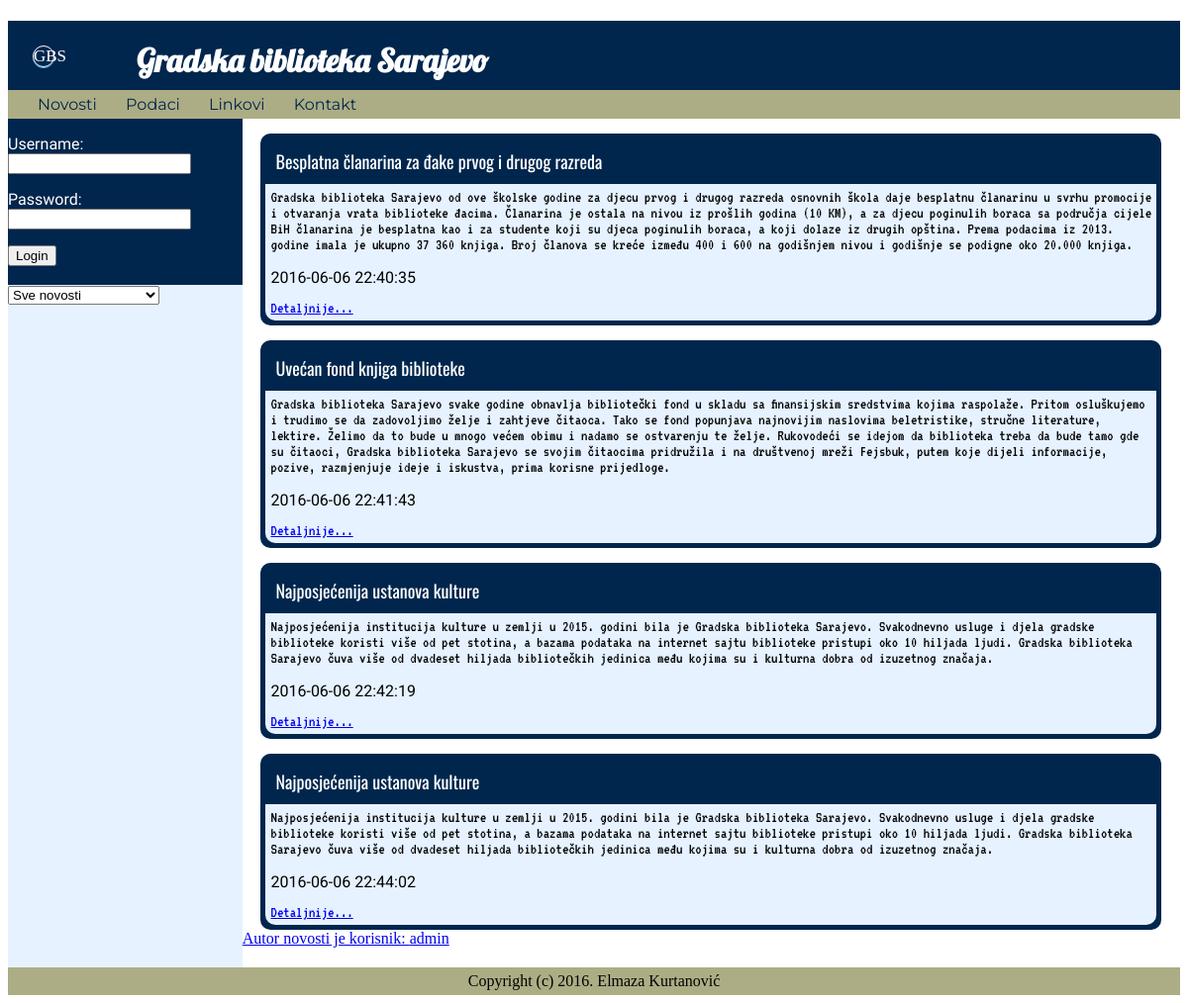
The app's page /index.php?vijest=12 with its own data.
### tables this page shows
CREATE TABLE IF NOT EXISTS `novosti` (
  `id` int(11) NOT NULL AUTO_INCREMENT,
  `naslov` varchar(100) NOT NULL,
  `tekst` text NOT NULL,
  `idAutora` int(11) NOT NULL,
  `vrijeme` datetime NOT NULL,
  `otvoren` tinyint(1) NOT NULL,
  PRIMARY KEY (`id`),
  KEY `idAutora` (`idAutora`)
);

CREATE TABLE IF NOT EXISTS `autori` (
  `id` int(11) NOT NULL AUTO_INCREMENT,
  `username` varchar(50) NOT NULL,
  `password` varchar(50) NOT NULL,
  PRIMARY KEY (`id`)
);

### index.php (the view, shortened to what this page needs)
<!DOCTYPE html>
<html>
 <head>
  <link rel="stylesheet" type="text/css" href="stil.css">
 </head>
 <body>
  <div id="okvir">
   <div id="zaglavlje">
   <div class="wrapper">
     <div class="circle">
         <span id="text">GBS</span>
     </div>
 </div>
    <h1>Gradska biblioteka Sarajevo</h1>
	</div>
   <div id="meni">
    <ul>
     <li><a href="index.php">Novosti </a></li>
	 <li><a href="podaci.php">Podaci </a></li>
	 <li><a href="link.php">Linkovi </a></li>
	 <li><a href="kontakt.php">Kontakt </a></li>
    </ul>
   </div>
  <div id="novosti">
    <?php
        $veza = new PDO("mysql:dbname=biblioteka_baza;host=localhost;charset=utf8", "root", "");
        $veza->setAttribute(PDO::ATTR_ERRMODE, PDO::ERRMODE_EXCEPTION);
        if(isset($_GET['komentarNovost']) && $_GET['komentarNovost']!= '' ) {
	        $tekst = $_GET['komentarNovost'];
	        $novost = $_GET['idNovosti'];
	        $rezultat = $veza->exec("INSERT INTO komentari SET tekst = '$tekst', vrijeme = NOW(), idNovosti = '$novost'");
		}
        else $rezultat = $veza->query("select id, naslov, tekst, vrijeme, idAutora, otvoren from novosti");
        if(isset($_GET['komentarKomentar']) && $_GET['komentarKomentar'] != '') {
	        $tekst = $_GET['komentarKomentar'];
	        $novost = $_GET['idNovosti'];
	        $komentar = $_GET['idKomentara'];
	        $rezultatkom = $veza->exec("INSERT INTO komentari SET tekst = '$tekst', vrijeme = NOW(), komentarKomentara = '$komentar', idNovosti = '$novost'");
		}
        else $rezultat = $veza->query("select id, naslov, tekst, vrijeme, idAutora, otvoren from novosti");
        foreach($rezultat as $novost) {
	        $id = $novost['id'];
	        $idAutora = $novost['idAutora'];
	        $usernameAutor = "";
	        $rezultat4 = $veza->query("select username from autori where id = '$idAutora'");
	        foreach($rezultat4 as $usernameAutora) {
		        $usernameAutor = $usernameAutora['username'];
			}
		    print "<div class=\"okvir2\">";
		    print "<div class=\"novost1\">".$novost['naslov']."</div>";
		    print "<div class=\"tekstnovosti\">".$novost['tekst']. "<br><br>";
 		    print "<p class=\"datum\"></p><div class=\"vrijemeobjave\">".$novost['vrijeme']. "</div><br><br>";
		    print "<a href='index.php?vijest=$id'>Detaljnije...</a></div>";
            print " </div>";
            if(isset($_GET['vijest']) || isset($_GET['komentarNovost']) || isset($_GET['komentarKomentar'])) {
		        if(isset($_GET['vijest'])) $ID = $_GET['vijest'];
		        if($ID == $id) {
			        print "<a class=\"autor\" href='index.php?autor=$idAutora'> Autor novosti je korisnik: ".$usernameAutor."</a>";
				}
			}
		}
    ?>
  </div>
   <div id="lijevi">
        <div class="addnews">
        <?php
        if(!isset($_SESSION['loggedIn'])){
            print("
            <form class='loginforma' method='post'>
            <p class='username'>
            <label for'username'>Username:</label>
            <input name='username' type=text class='username' placeholder='' id='headlinearea' required/>
            </p>
            <p class='password'>
            <label for='password'>Password:</label>
            <input name='password' type=password class='password' placeholder='' id='headlinearea' required/>
            </p>
             <input type='submit' value='Login' id='loginbutton' name='loginbutton' />
            <br><br>
          </form>");
		}
        ?>
   <div class="Pretraga">
		<select id="izbornik" onchange="prikazi()">
			<option value="sve">Sve novosti</option>
		</select>
	</div>
   <br><br>
	</div>
   </div>
   <div id="podnozje">
    <p>Copyright (c) 2016. Elmaza Kurtanović</p>
   </div>
  </div>
 </body>
</html>

### stil.css (style rules this page uses)
body { background : white; }
#okvir { width : 100%; background : #e6f2ff; }
#zaglavlje { background : #00264d; height : 70px; }
.wrapper { position: absolute; margin : 25px; text-align: center; width: 20px; height: 20px; }
.circle { border-radius: 100%; width: 20px; height: 20px; border: 1px solid white; display: block; box-shadow: 0px 1px 0.5px #32AAEE; cursor: pointer; }
#text { font: Arial; font-size: 17px; color: white; }
h1 { text-indent : 130px; font-family : Lobster; color : white; padding-top : 20px; }
#meni { padding : 5px 5px; background : #adad85; }
#meni ul { margin : 0; padding : 0; }
#meni li { display : inline; padding-left : 25px; }
#meni li a { text-decoration : none; color : #00264d; font-family : Montserrat; }
.okvir2 { background : #00264d; width : 95%; border-radius : 10px; margin-left : auto; margin-right : auto; margin-top : 15px; color : white; padding : 5px; }
.novost1 { font-size : large; font-family : Oswald; padding : 10px; }
.tekstnovosti { overflow : auto; background : #e6f2ff; font-family : VT323; border-bottom-right-radius : 10px; border-bottom-left-radius : 10px; color : black; padding : 5px; }
.vrijemeobjave { font-family : Roboto; font-style : bold; float : left; }
#novosti { float: right; width : 80%; padding : 0; background: white; padding-bottom: 20px; }
#lijevi { clear: left; float : left; width : 20%; padding : 0; font-family : Dosis; }
#podnozje { clear : both; padding : 5px 10px; text-align : center; background : #adad85; color: black; }
#podnozje p { margin : 0; }
form { display: inline-block; margin-left: auto; margin-right: auto; text-align: left; background : #00264d; color : white; }

### records on screen
novosti: naslov "Besplatna članarina za đake prvog i drugog razreda", tekst "Gradska biblioteka Sarajevo od ove školske godine za djecu prvog i drugog razreda osnovnih škola daje besplatnu članarinu u svrhu promocije i otvaranja vrata biblioteke đacima. Članarina je ostala na nivou iz prošlih godina (10 KM), a za djecu poginulih boraca sa područja cijele BiH članarina je besplatna kao i za studente koji su djeca poginulih boraca, a koji dolaze iz drugih opština. Prema podacima iz 2013. godine imala je ukupno 37 360 knjiga. Broj članova se kreće između 400 i 600 na godišnjem nivou i godišnje se podigne oko 20.000 knjiga.", vrijeme "2016-06-06 22:40:35"
novosti: naslov "Uvećan fond knjiga biblioteke", tekst "Gradska biblioteka Sarajevo svake godine obnavlja bibliotečki fond u skladu sa finansijskim sredstvima kojima raspolaže. Pritom osluškujemo i trudimo se da zadovoljimo želje i zahtjeve čitaoca. Tako se fond popunjava najnovijim naslovima beletristike, stručne literature, lektire. Želimo da to bude u mnogo većem obimu i nadamo se ostvarenju te želje. Rukovodeći se idejom da biblioteka treba da bude tamo gde su čitaoci, Gradska biblioteka Sarajevo se svojim čitaocima pridružila i na društvenoj mreži Fejsbuk, putem koje dijeli informacije, pozive, razmjenjuje ideje i iskustva, prima korisne prijedloge.", vrijeme "2016-06-06 22:41:43"
novosti: naslov "Najposjećenija ustanova kulture", tekst "Najposjećenija institucija kulture u zemlji u 2015. godini bila je Gradska biblioteka Sarajevo. Svakodnevno usluge i djela gradske biblioteke koristi više od pet stotina, a bazama podataka na internet sajtu biblioteke pristupi oko 10 hiljada ljudi. Gradska biblioteka Sarajevo čuva više od dvadeset hiljada bibliotečkih jedinica među kojima su i kulturna dobra od izuzetnog značaja.", vrijeme "2016-06-06 22:42:19"
novosti: naslov "Najposjećenija ustanova kulture", tekst "Najposjećenija institucija kulture u zemlji u 2015. godini bila je Gradska biblioteka Sarajevo. Svakodnevno usluge i djela gradske biblioteke koristi više od pet stotina, a bazama podataka na internet sajtu biblioteke pristupi oko 10 hiljada ljudi. Gradska biblioteka Sarajevo čuva više od dvadeset hiljada bibliotečkih jedinica među kojima su i kulturna dobra od izuzetnog značaja.", vrijeme "2016-06-06 22:44:02", idAutora.username "admin"
